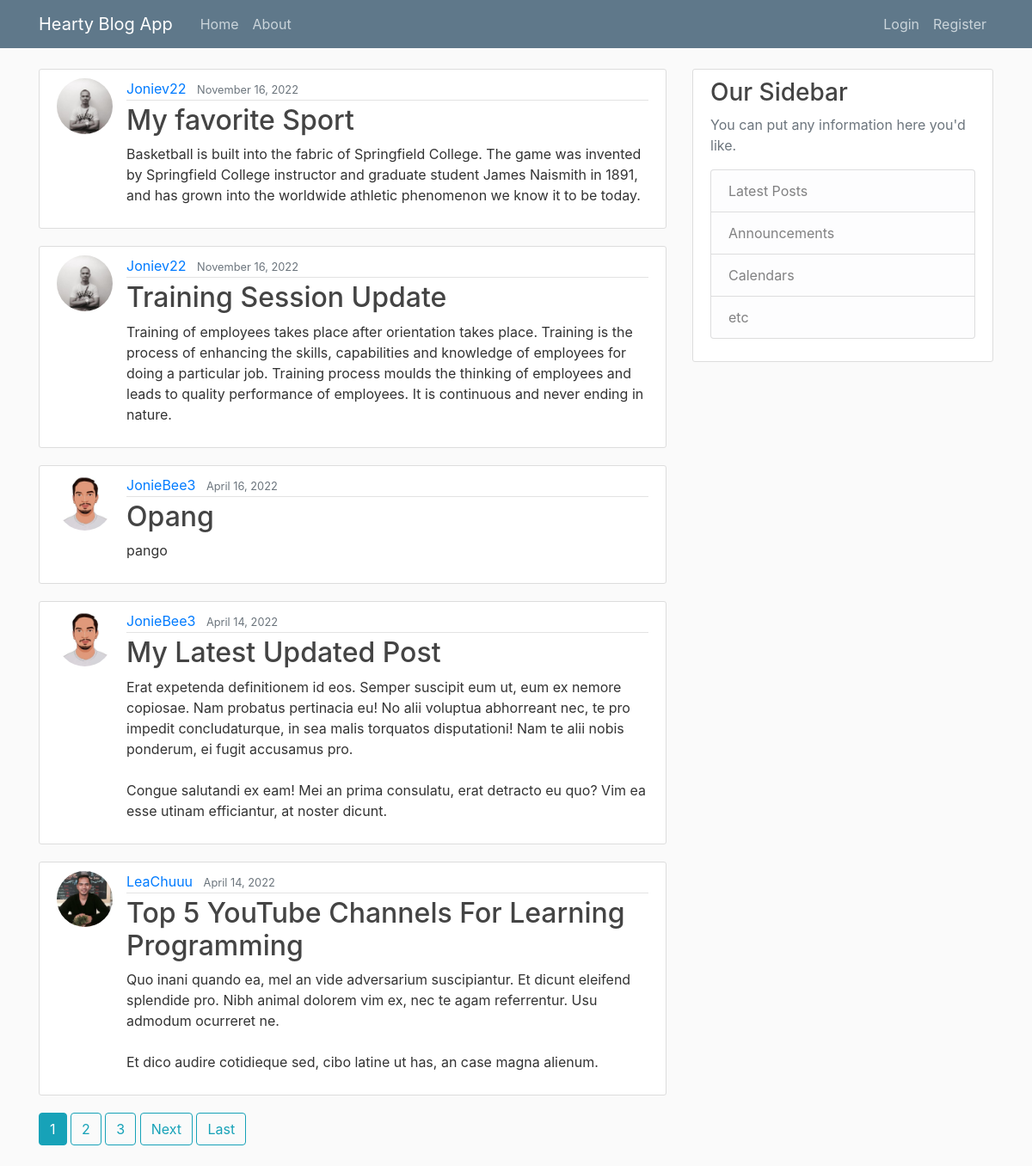
The page / on the database its author committed.
### blog/models.py (models this page shows, shortened)
class Post(models.Model):
	title = models.CharField(max_length=100)
	content = models.TextField()
	date_posted = models.DateTimeField(default=timezone.now)
	author = models.ForeignKey(User, on_delete=models.CASCADE)

### users/models.py (models this page shows, shortened)
class Profile(models.Model):
	user = models.OneToOneField(User, on_delete=models.CASCADE)
	image = models.ImageField(default='default.jpg', upload_to='profile_pics')

### blog/views.py (the view)
# urls.py: path('', PostListView.as_view(), name='blog-home'),
class PostListView(ListView):
	model = Post
	template_name = 'blog/home.html' #<app>/<model>_<viewtype>.html
	context_object_name = 'posty'
	ordering = ['-date_posted']
	paginate_by = 5

### blog/templates/blog/home.html (shortened to what this page needs)
{% extends "blog/base.html" %}
{% block content%}
	{% for post in posty %}
		<article class="media content-section">
		  <img class ="rounded-circle article-img" src=" {{post.author.profile.image.url}} ">
		  <div class="media-body">
		    <div class="article-metadata">
		      <a class="mr-2" href="{% url 'user_posts' post.author.username %}">{{ post.author }}</a>
		      <small class="text-muted">{{ post.date_posted|date:"F d, Y" }}</small>
		    </div>
		    <h2><a class="article-title" href="{% url 'post_detail' post.id %}">{{ post.title }}</a></h2>
		    <p class="article-content">{{ post.content }}</p>
		  </div>
		</article>
	{% endfor %}
	{% if is_paginated %}
 		{% for num in page_obj.paginator.page_range %}
 			{% if page_obj.number == num %}
 				<a class= "btn btn-info mb-4" href="?page= {{num}} ">{{num}}</a>
 			{% elif num > page_obj.number|add:'-3' and num < page_obj.number|add:'3'%}
 				<a class= "btn btn-outline-info mb-4" href="?page= {{num}} ">{{num}}</a>
 			{% endif %}
 		{% endfor %}
 		{% if page_obj.has_next %}
 			<a class= "btn btn-outline-info mb-4" href="?page= {{page_obj.next_page_number}} ">Next</a>
 			<a class= "btn btn-outline-info mb-4" href="?page= {{page_obj.paginator.num_pages}} ">Last</a>
 		{% endif%}
	{% endif %}
{% endblock content %}

### blog/templates/blog/base.html (shortened to what this page needs)
{% load static %}
<!DOCTYPE html>
<html>
<head>
    <link rel="stylesheet" href="https://cdn.jsdelivr.net/npm/bootstrap@4.0.0/dist/css/bootstrap.min.css">
  	<link rel="stylesheet" type="text/css" href="{% static 'blog/main.css'%}">
</head>
<body>
	<header class="site-header">
	  <nav class="navbar navbar-expand-md navbar-dark bg-steel fixed-top">
	    <div class="container">
	      <a class="navbar-brand mr-4" href="/">Hearty Blog App</a>
	      <div class="collapse navbar-collapse" id="navbarToggle">
	        <div class="navbar-nav mr-auto">
	          <a class="nav-item nav-link" href="{% url 'blog-home' %}">Home</a>
	          <a class="nav-item nav-link" href="{% url 'blog-about' %}">About</a>
	        </div>
	        <div class="navbar-nav">
	          {%if user.is_authenticated%}
	          	  <a class="nav-item nav-link" href="{% url 'post_create' %}">New Post</a>
	          	  <a class="nav-item nav-link" href="{% url 'profile' %}">Profile</a>
	          	  <a class="nav-item nav-link" href="{% url 'logout' %}">Logout</a>
	          {% else %}
		          <a class="nav-item nav-link" href="{% url 'login'%}">Login</a>
		          <a class="nav-item nav-link" href="{% url 'register' %}">Register</a>
		      {% endif %}
	        </div>
	      </div>
	    </div>
	  </nav>
	</header>
	<main role="main" class="container">
	  <div class="row">
	    <div class="col-md-8">
	      {% block content %}{% endblock %}
	    </div>
	    <div class="col-md-4">
	      <div class="content-section">
	        <h3>Our Sidebar</h3>
	        <p class='text-muted'>You can put any information here you'd like.
	          <ul class="list-group">
	            <li class="list-group-item list-group-item-light">Latest Posts</li>
	            <li class="list-group-item list-group-item-light">Announcements</li>
	            <li class="list-group-item list-group-item-light">Calendars</li>
	            <li class="list-group-item list-group-item-light">etc</li>
	          </ul>
	        </p>
	      </div>
	    </div>
	  </div>
	</main>
</body>
</html>

### blog/static/blog/main.css (style rules this page uses)
body { background: #fafafa; color: #333333; margin-top: 5rem; }
h1, h2, h3, h4, h5, h6 { color: #444444; }
ul { margin: 0; }
.bg-steel { background-color: #5f788a; }
.site-header .navbar-nav .nav-link { color: #cbd5db; }
.content-section { background: #ffffff; padding: 10px 20px; border: 1px solid #dddddd; border-radius: 3px; margin-bottom: 20px; }
.article-title { color: #444444; }
.article-content { white-space: pre-line; }
.article-img { height: 65px; width: 65px; margin-right: 16px; }
.article-metadata { padding-bottom: 1px; margin-bottom: 4px; border-bottom: 1px solid #e3e3e3 }

### rows shown on the page
Post: author.profile.image (picture), author "Joniev22", date_posted "November 16, 2022", title "My favorite Sport", content "Basketball is built into the fabric of Springfield College. The game was invented by Springfield College instructor and graduate student James Naismith in 1891, and has grown into the worldwide athletic phenomenon we know it to be today."
Post: author.profile.image (picture), author "Joniev22", date_posted "November 16, 2022", title "Training Session Update", content "Training of employees takes place after orientation takes place. Training is the process of enhancing the skills, capabilities and knowledge of employees for doing a particular job. Training process moulds the thinking of employees and leads to quality performance of employees. It is continuous and never ending in nature."
Post: author.profile.image (picture), author "JonieBee3", date_posted "April 16, 2022", title "Opang", content "pango"
Post: author.profile.image (picture), author "JonieBee3", date_posted "April 14, 2022", title "My Latest Updated Post", content "Erat expetenda definitionem id eos. Semper suscipit eum ut, eum ex nemore copiosae. Nam probatus pertinacia eu! No alii voluptua abhorreant nec, te pro impedit concludaturque, in sea malis torquatos disputationi! Nam te alii nobis ponderum, ei fugit accusamus pro. Congue salutandi ex eam! Mei an prima consulatu, erat detracto eu quo? Vim ea esse utinam efficiantur, at noster dicunt."
Post: author.profile.image (picture), author "LeaChuuu", date_posted "April 14, 2022", title "Top 5 YouTube Channels For Learning Programming", content "Quo inani quando ea, mel an vide adversarium suscipiantur. Et dicunt eleifend splendide pro. Nibh animal dolorem vim ex, nec te agam referrentur. Usu admodum ocurreret ne. Et dico audire cotidieque sed, cibo latine ut has, an case magna alienum."

### other values the page prints
{{ num }} "1"
{{ num }} "2" "3"
